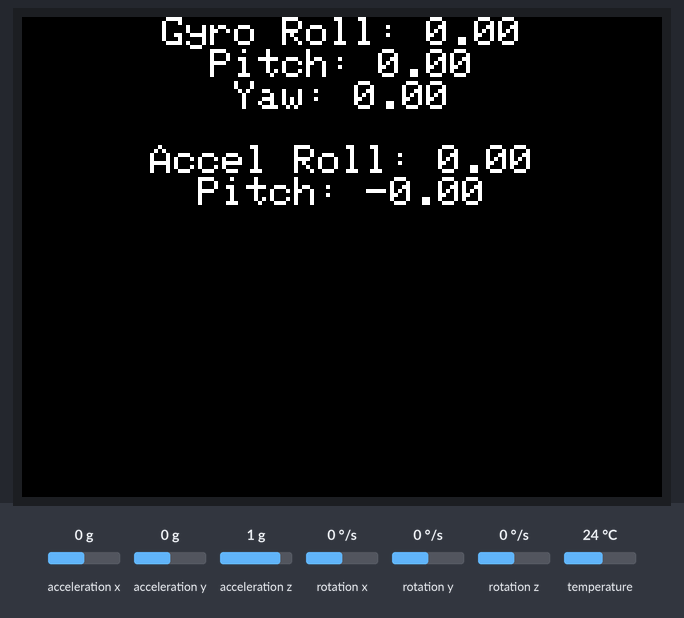
A sketch run on a simulated Arduino Mega 2560, built with avr-gcc and run on an emulated ATmega2560. On the bench: 320×240 colour display. The inputs (shaded band) are chosen by the test bench; at power-on: rotation x 0 °/s, acceleration x 0 g, acceleration y 0 g, acceleration z 1 g, rotation y 0 °/s, rotation z 0 °/s, temperature 24 °C.

Above: at 2.9 s.
3.0 s: rotation x set to -192 °/s
At 3.5 s:
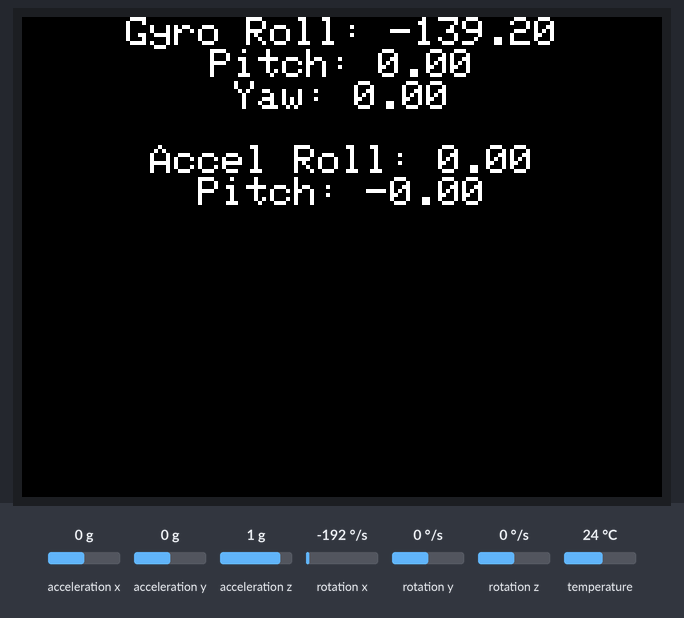
6.5 s: acceleration x set to -1.4 g
At 7.4 s:
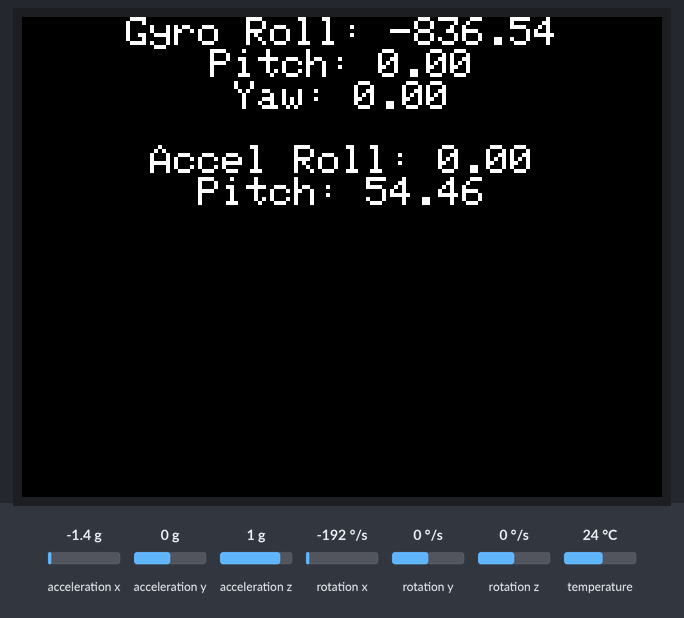
9.0 s: acceleration y set to -1.4 g
At 10.3 s:
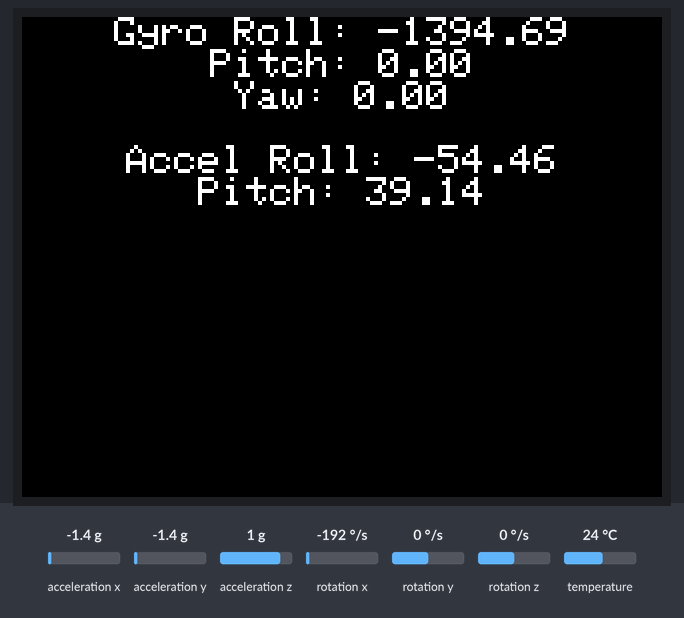
11.9 s: acceleration z set to -1.4 g
At 12.2 s:
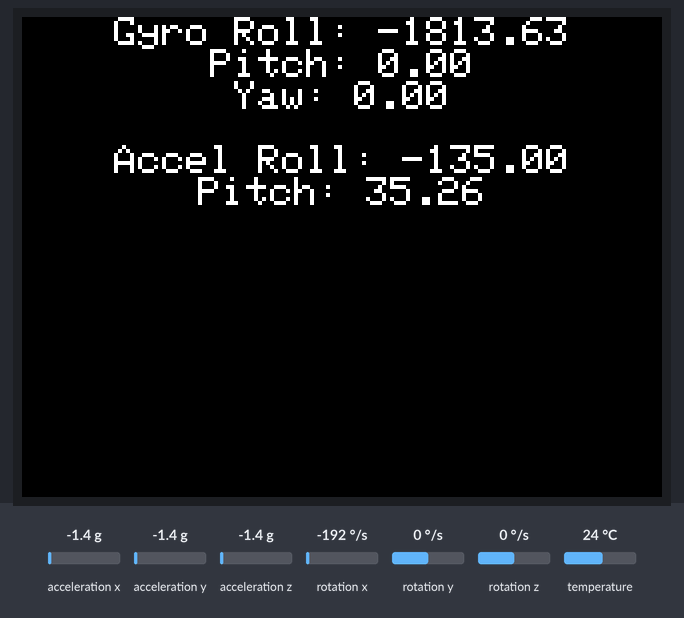
14.1 s: rotation y set to -192 °/s
At 15.4 s:
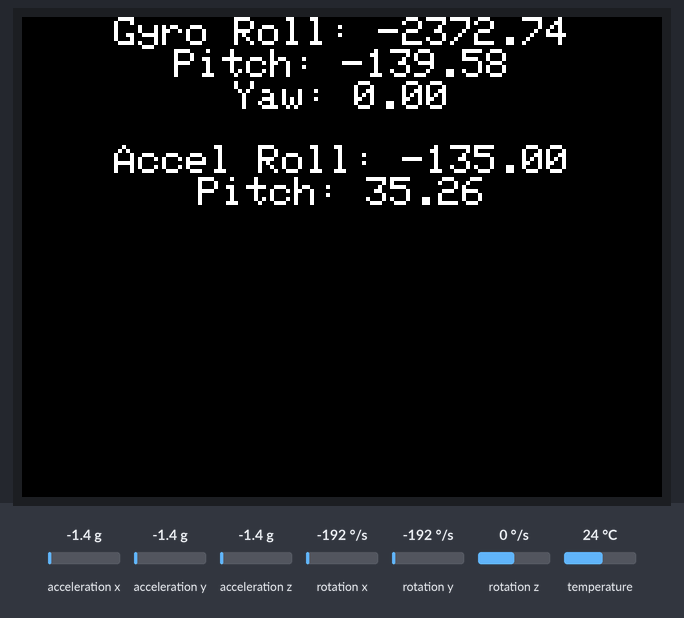
17.0 s: rotation z set to -192 °/s
At 18.3 s:
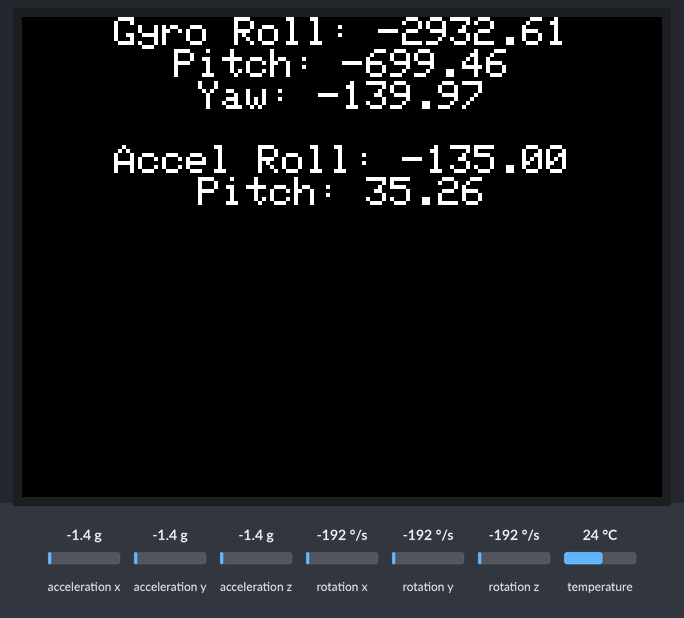
Timing chart, 0 to 20.0 s (numbered marks = the images above; inputs shaded):
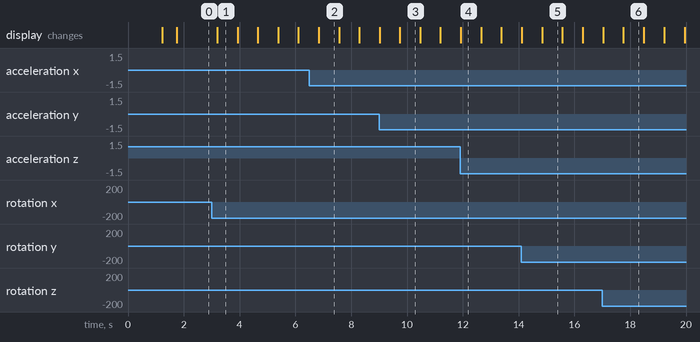

Measured:
- after the input at 3.0 s, the display: changes after 0.20 s (image 1)
- what the display in image 1 shows lasts 0.7 s, from 3.2 s to 3.9 s

The sketch:

Filter_Second_Attempt.ino
```cpp
#include <SPI.h>
#include <Adafruit_GFX.h>
#include <Adafruit_ILI9341.h>
#include <Adafruit_MPU6050.h>
#include <Adafruit_Sensor.h>

#define TFT_SCK 18
#define TFT_MOSI 23
#define TFT_DC 2
#define TFT_RESET 4
#define TFT_CS 15

Adafruit_MPU6050 mpu;
unsigned long last_time = 0;
float roll_gyro = 0.0, pitch_gyro = 0.0, yaw_gyro = 0.0;
int cnt = 0;

// Use hardware SPI
Adafruit_ILI9341 tft = Adafruit_ILI9341(TFT_CS, TFT_DC, TFT_RESET);

void setup() {
  Serial.begin(115200);
  delay(1000);  // Give time for serial to initialize

  tft.begin();
  tft.setRotation(1);
  tft.fillScreen(ILI9341_BLACK);
  tft.setTextColor(ILI9341_WHITE);
  tft.setTextSize(2);

  // Initialize MPU6050
  if (!mpu.begin()) {
    Serial.println("Failed to find MPU6050 chip");
    while (1) {
      delay(100);  // Stop execution if MPU6050 fails
    }
  }
  delay(500);  // Allow time for sensor to stabilize
}

uint16_t curHeight=0;

void printMiddle(String curLine){
  int16_t x1, y1;
  uint16_t w, h;
  tft.getTextBounds(curLine, 0, 0, &x1, &y1, &w, &h);
  tft.fillRect((tft.width() - w) / 2,curHeight, w, h, ILI9341_BLACK);
  tft.setCursor((tft.width() - w) / 2,curHeight);
  curHeight+=h;
  tft.print(curLine);
}

void loop() {
  sensors_event_t a, g, temp;
  mpu.getEvent(&a, &g, &temp);

  unsigned long current_time = millis();
  float dt = (current_time - last_time) / 1000.0;
  curHeight=0;
  last_time = current_time;

  // Gyroscope calculations
  roll_gyro += g.gyro.x * dt;
  pitch_gyro += g.gyro.y * dt;
  yaw_gyro += g.gyro.z * dt;

  float roll_deg = roll_gyro * (180.0 / PI);
  float pitch_deg = pitch_gyro * (180.0 / PI);
  float yaw_deg = yaw_gyro * (180.0 / PI);

  // Accelerometer calculations
  float roll_acc = atan2(a.acceleration.y, a.acceleration.z) * 180.0 / PI;
  float pitch_acc = atan2(-a.acceleration.x, sqrt(a.acceleration.y * a.acceleration.y + a.acceleration.z * a.acceleration.z)) * 180.0 / PI;

  // Display update
  cnt++;
  String curLine="Gyro Roll: "+String(roll_deg);
  printMiddle(curLine);
  curLine="Pitch: "+String(pitch_deg);
  printMiddle(curLine);
  curLine="Yaw: "+String(yaw_deg);
  printMiddle(curLine);
  curLine=" ";
  printMiddle(curLine);
  curLine="Accel Roll: "+String(roll_acc);
  printMiddle(curLine);
  curLine="Pitch: "+String(pitch_acc);
  printMiddle(curLine);
  delay(700);
}
```
